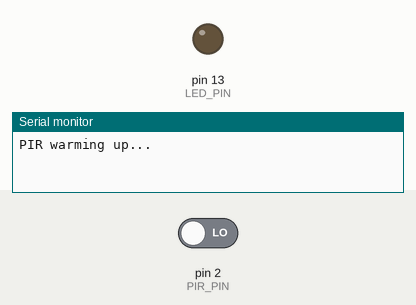
A sketch run on a simulated Arduino Uno, built with avr-gcc and run on an emulated ATmega328P. Parts: output pins drawn as LEDs (lit = HIGH), the last lines printed to the serial monitor. Inputs (shaded band) come from the test bench; at power-on: pin 2 (PIR_PIN) LOW.

Above: at 3.2 s.
3.3 s: pin 2 (PIR_PIN) driven HIGH
At 4.1 s:
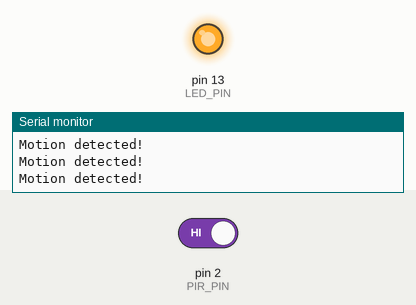
4.9 s: pin 2 (PIR_PIN) driven LOW
At 5.3 s:
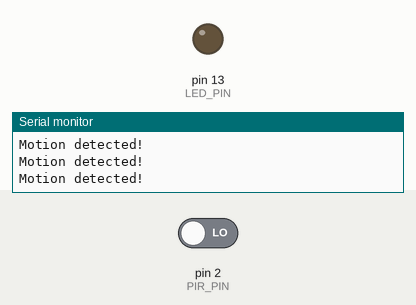
Timing chart, 0 to 7.9 s (numbered marks = the images above; inputs shaded):
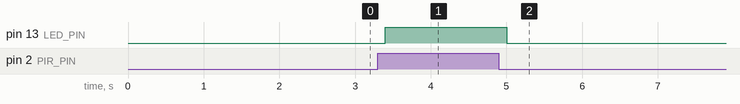

Measured:
- after the input at 3.3 s, pin 13 (LED_PIN): LOW → HIGH after 0.10 s
- after the input at 4.9 s, pin 13 (LED_PIN): HIGH → LOW after 0.10 s

The sketch:

Example_Code.ino
```cpp
/*
  PIR Motion Sensor (HC-SR501)
  ----------------------------
  Passive infrared motion detector. Outputs a digital HIGH when motion is
  detected. No library needed - it is a simple digital input.

  Wiring (Arduino Uno/Nano/Mega):
    HC-SR501 VCC -> 5V  (module accepts ~4.5-20V; output logic is 3.3V)
    HC-SR501 OUT -> D2
    HC-SR501 GND -> GND

  The module has two potentiometers (sensitivity and time-delay) and a
  jumper to select trigger mode (single vs repeat). After power-on it needs
  ~30-60 seconds to stabilize before readings are reliable.

  NOTE: Reference code. The OUT pin idles LOW and goes HIGH on motion.
*/

const int PIR_PIN = 2;
const int LED_PIN = 13; // Onboard LED as a visual indicator

void setup() {
  Serial.begin(9600);
  pinMode(PIR_PIN, INPUT);
  pinMode(LED_PIN, OUTPUT);
  Serial.println("PIR warming up...");
  delay(2000);
}

void loop() {
  int motion = digitalRead(PIR_PIN);

  if (motion == HIGH) {
    digitalWrite(LED_PIN, HIGH);
    Serial.println("Motion detected!");
  } else {
    digitalWrite(LED_PIN, LOW);
  }

  delay(200);
}
```
